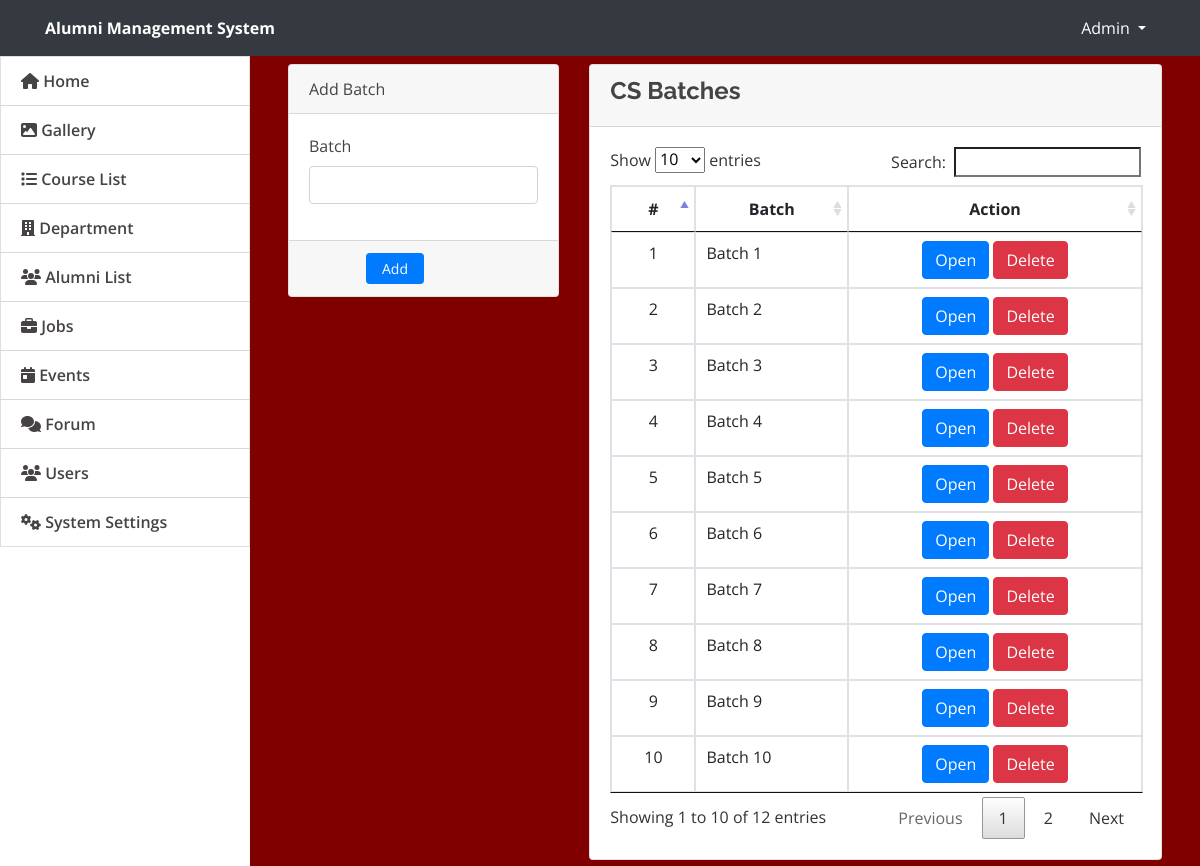
The app's page /admin/cs_batch.php with its own data.
### tables this page shows
CREATE TABLE `cs_batch` (
  `cs_id` int(11) NOT NULL,
  `cs_batch_name` varchar(255) NOT NULL
);

### admin/cs_batch.php (the view, shortened to what this page needs)
<!DOCTYPE html>
<html lang="en">
<head>
    <link rel="stylesheet" href="assets/font-awesome/css/all.min.css">
  <link href="assets/vendor/bootstrap/css/bootstrap.min.css" rel="stylesheet">
  <link href="assets/vendor/icofont/icofont.min.css" rel="stylesheet">
  <link href="assets/vendor/boxicons/css/boxicons.min.css" rel="stylesheet">
  <link href="assets/vendor/venobox/venobox.css" rel="stylesheet">
  <link href="assets/vendor/animate.css/animate.min.css" rel="stylesheet">
  <link href="assets/vendor/remixicon/remixicon.css" rel="stylesheet">
  <link href="assets/vendor/owl.carousel/assets/owl.carousel.min.css" rel="stylesheet">
  <link href="assets/vendor/bootstrap-datepicker/css/bootstrap-datepicker.min.css" rel="stylesheet">
  <link href="assets/DataTables/datatables.min.css" rel="stylesheet">
  <link href="assets/css/jquery.datetimepicker.min.css" rel="stylesheet">
  <link href="assets/css/select2.min.css" rel="stylesheet">
  <link href="assets/css/style.css" rel="stylesheet">
  <link type="text/css" rel="stylesheet" href="assets/css/jquery-te-1.4.0.css">
</head>
<body>
<nav class="navbar navbar-light fixed-top bg-dark" style="padding:0;min-height: 3.5rem">
  <div class="container-fluid mt-2 mb-2">
  	<div class="col-lg-12">
      <div class="col-md-4 float-left text-white">
        <large><b>Alumni Management System</b></large>
      </div>
	  	<div class="float-right">
        <div class=" dropdown mr-4">
            <a href="#" class="text-white dropdown-toggle"  id="account_settings" data-toggle="dropdown" aria-haspopup="true" aria-expanded="false">Admin </a>
        </div>
      </div>
  </div>
</nav>
<nav id="sidebar" class='mx-lt-5 bg-white' >
		<div class="sidebar-list">
				<a href="index.php?page=home" class="nav-item nav-home"><span class='icon-field'><i class="fa fa-home"></i></span> Home</a>
				<a href="index.php?page=gallery" class="nav-item nav-gallery"><span class='icon-field'><i class="fa fa-image"></i></span> Gallery </a>
				<a href="index.php?page=courses" class="nav-item nav-courses"><span class='icon-field'><i class="fa fa-list"></i></span> Course List</a>
        <a href="index.php?page=department" class="nav-item nav-department"><span class="icon-field"></span> Department</a>
				<a href="index.php?page=alumni" class="nav-item nav-alumni"><span class='icon-field'><i class="fa fa-users"></i></span> Alumni List</a>
				<a href="index.php?page=jobs" class="nav-item nav-jobs"><span class='icon-field'><i class="fa fa-briefcase"></i></span> Jobs</a>
				<a href="index.php?page=events" class="nav-item nav-events"><span class='icon-field'><i class="fa fa-calendar-day"></i></span> Events</a>
				<a href="index.php?page=forums" class="nav-item nav-forums"><span class='icon-field'><i class="fa fa-comments"></i></span> Forum</a>
								<a href="index.php?page=users" class="nav-item nav-users"><span class='icon-field'><i class="fa fa-users"></i></span> Users</a>
				<a href="index.php?page=site_settings" class="nav-item nav-site_settings"><span class='icon-field'><i class="fa fa-cogs"></i></span> System Settings</a>
					</div>
</nav>
  <main id="view-panel" >
  <div class="container-fluid">
	<div class="col-lg-12">
		<div class="row">
			<div class="col-md-4">
			<form action="" id="manage-course" method="post">
				<div class="card">
					<div class="card-header">
						    Add Batch
				  	</div>
					<div class="card-body">
							<div class="form-group">
								<label class="control-label">Batch</label>
								<input type="text" name="cs_batch_name" class="form-control" required>
							</div>
					</div>
					<div class="card-footer">
						<div class="row">
							<div class="col-md-12">
								<button class="btn btn-sm btn-primary col-sm-3 offset-md-3" name="add"> Add</button>
							</div>
						</div>
					</div>
				</div>
			</form>
			</div>
			<div class="col-md-8">
				<div class="card">
					<div class="card-header">
					<h4>	<b> CS Batches </b></h4>
					</div>
					<div class="card-body">
						<table class="table table-bordered table-hover">
							<thead>
								<tr>
									<th class="text-center">#</th>
									<th class="text-center">Batch</th>
									<th class="text-center">Action</th>
								</tr>
							</thead>
							<tbody>
                            <?php
                                $connection = mysqli_connect("localhost","root","");
                                $query = "select * from cs_batch ";
                                $query_run = mysqli_query($connection,$query);
                                while($row = mysqli_fetch_assoc($query_run)){
                                $cs_id = $row['cs_id'];
                                $cs_batch_name = $row['cs_batch_name'];
                                ?>
								<tr>
									<td class="text-center">
                                    <?php echo $cs_id ?>
                                    </td>
									<td class="">
										<?php echo $cs_batch_name?>
									</td>
                     <td class="text-center">
                                      <?php
                                        if($cs_batch_name == "Batch 1"){
												?>
											<a href="cs_batch1.php"><button class="btn btn-primary">Open</button></a>
                      <a href="./CS_delete/delete_cs_batch1.php?aid=<?php echo $row['cs_id'];?>" class="delete btn btn-danger" title="Delete" data-toggle="tooltip" >Delete</a>
											<?php
											}
											else if($cs_batch_name == "Batch 2"){
												?>
											<a href="cs_batch2.php"><button class="btn btn-primary">Open</button></a>
                      <a href="./CS_delete/delete_cs_batch2.php?bid=<?php echo $row['cs_id'];?>" class="delete btn btn-danger" title="Delete" data-toggle="tooltip" >Delete</a>
												<?php
											}
											else if($cs_batch_name == "Batch 3"){
												?>
											<a href="cs_batch3.php"><button class="btn btn-primary">Open</button></a>
                      <a href="./CS_delete/delete_cs_batch3.php?cid=<?php echo $row['cs_id'];?>" class="delete btn btn-danger" title="Delete" data-toggle="tooltip" >Delete</a>
												<?php
											}
											else if($cs_batch_name == "Batch 4"){
												?>
											<a href="cs_batch4.php"><button class="btn btn-primary">Open</button></a>
                      <a href="./CS_delete/delete_cs_batch4.php?did=<?php echo $row['cs_id'];?>" class="delete btn btn-danger" title="Delete" data-toggle="tooltip" >Delete</a>
												<?php
											}
                                            else if($cs_batch_name == "Batch 5"){
												?>
											<a href="cs_batch5.php"><button class="btn btn-primary">Open</button></a>
                      <a href="./CS_delete/delete_cs_batch5.php?eid=<?php echo $row['cs_id'];?>" class="delete btn btn-danger" title="Delete" data-toggle="tooltip" >Delete</a>
												<?php
											}
                                             else if($cs_batch_name == "Batch 6"){
												?>
											<a href="cs_batch6.php"><button class="btn btn-primary">Open</button></a>
                      <a href="./CS_delete/delete_cs_batch6.php?fid=<?php echo $row['cs_id'];?>" class="delete btn btn-danger" title="Delete" data-toggle="tooltip" >Delete</a>
												<?php
											}
                                             else if($cs_batch_name == "Batch 7"){
												?>
											<a href="cs_batch7.php"><button class="btn btn-primary">Open</button></a>
                      <a href="./CS_delete/delete_cs_batch7.php?gid=<?php echo $row['cs_id'];?>" class="delete btn btn-danger" title="Delete" data-toggle="tooltip" >Delete</a>
												<?php
											}
                                             else if($cs_batch_name == "Batch 8"){
												?>
											<a href="cs_batch8.php"><button class="btn btn-primary">Open</button></a>
                      <a href="./CS_delete/delete_cs_batch8.php?hid=<?php echo $row['cs_id'];?>" class="delete btn btn-danger" title="Delete" data-toggle="tooltip" >Delete</a>
												<?php
											}
                                            else if($cs_batch_name == "Batch 9"){
												?>
											<a href="cs_batch9.php"><button class="btn btn-primary">Open</button></a>
                      <a href="./CS_delete/delete_cs_batch9.php?iid=<?php echo $row['cs_id'];?>" class="delete btn btn-danger" title="Delete" data-toggle="tooltip" >Delete</a>
												<?php
											}
                                             else if($cs_batch_name == "Batch 10"){
												?>
											<a href="cs_batch10.php"><button class="btn btn-primary">Open</button></a>
                      <a href="./CS_delete/delete_cs_batch10.php?jid=<?php echo $row['cs_id'];?>" class="delete btn btn-danger" title="Delete" data-toggle="tooltip" >Delete</a>
												<?php
											}
										?>
									</td>
								</tr>
                                <?php
                                }
                                ?>
							</tbody>
						</table>
					</div>
				</div>
			</div>
		</div>
	</div>
</div>
  </main>
</body>

### admin/assets/css/style.css (style rules this page uses)
body { font-family: "Open Sans", sans-serif; color: #444444; width: 100%; height: calc(100%); }
a { color: #1977cc; }
h1, h2, h3, h4, h5, h6 { font-family: "Raleway", sans-serif; }
nav#sidebar { height: calc(100%); position: fixed; z-index: 99; left: 0; width: 250px; background-repeat: no-repeat; background-size: cover; }
a.nav-item { position: relative; display: block; padding: .75rem 1.25rem; margin-bottom: -1px; border: 1px solid rgba(0,0,0,.125); background-color: #ffffffc4; color: #484343; font-weight: 600; }
main#view-panel { margin-left: 250px; width:calc(100% - 250px); margin-top: 3.5rem; padding: .5em }

### admin/cs_batch.php (style rules this page uses)
body { background: maroon; }
nav#sidebar { background: white !important }

### records on screen
cs_batch: cs_id "1", cs_batch_name "Batch 1"
cs_batch: cs_id "2", cs_batch_name "Batch 2"
cs_batch: cs_id "3", cs_batch_name "Batch 3"
cs_batch: cs_id "4", cs_batch_name "Batch 4"
cs_batch: cs_id "5", cs_batch_name "Batch 5"
cs_batch: cs_id "6", cs_batch_name "Batch 6"
cs_batch: cs_id "7", cs_batch_name "Batch 7"
cs_batch: cs_id "8", cs_batch_name "Batch 8"
cs_batch: cs_id "9", cs_batch_name "Batch 9"
cs_batch: cs_id "10", cs_batch_name "Batch 10"
